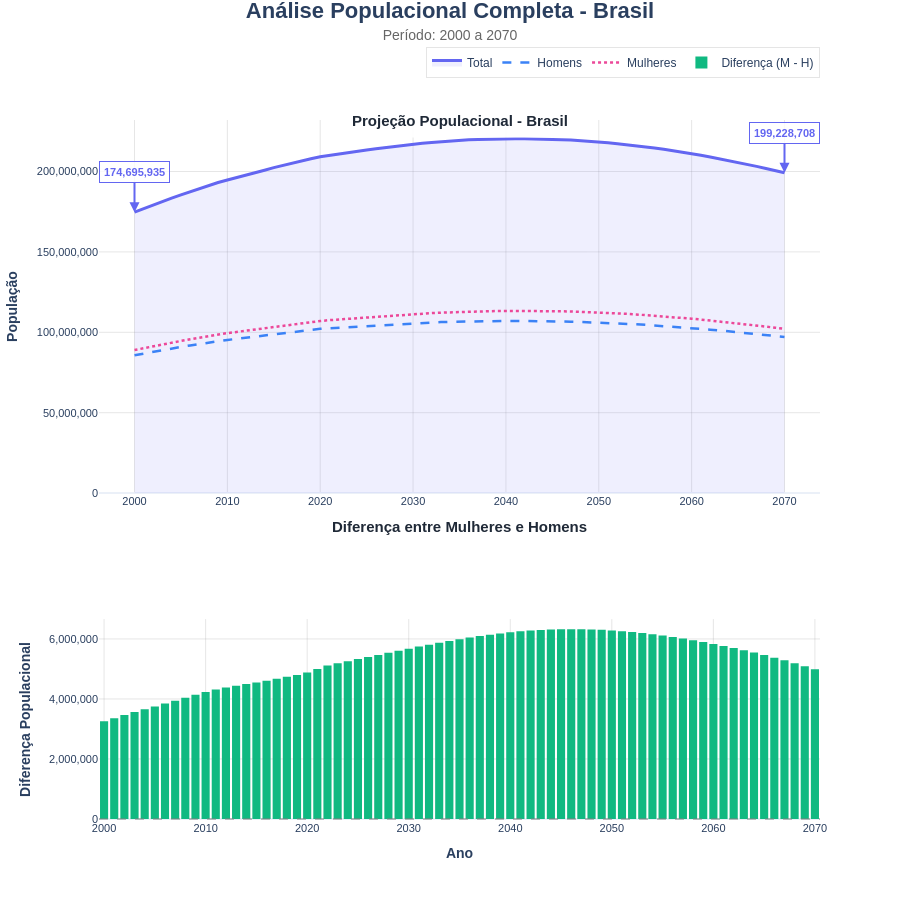

The notebook cell saved with this chart:
### Code cell
def criar_grafico_interativo(df, local='Brasil'):
    df_crescimento = preparar_dados_crescimento(df, local)
    
    fig = make_subplots(
        rows=2, cols=1,
        row_heights=[0.65, 0.35],
        subplot_titles=('', ''),  # Vazio - vamos adicionar manualmente
        vertical_spacing=0.18,
        specs=[[{"secondary_y": False}], [{"secondary_y": False}]]
    )
    
    # Paleta de cores moderna
    cores = {
        'ambos': '#6366f1',
        'homens': '#3b82f6',
        'mulheres': '#ec4899',
        'diferenca': '#10b981'
    }
    
    # ===== GRÁFICO PRINCIPAL =====
    fig.add_trace(go.Scatter(
        x=df_crescimento.index, 
        y=df_crescimento['Ambos'],
        name='Total',
        line=dict(color=cores['ambos'], width=3),
        fill='tozeroy',
        fillcolor='rgba(99, 102, 241, 0.1)',
        hovertemplate='<b>Ano:</b> %{x}<br><b>População Total:</b> %{y:,.0f}<extra></extra>'
    ), row=1, col=1)
    
    fig.add_trace(go.Scatter(
        x=df_crescimento.index, 
        y=df_crescimento['Homens'],
        name='Homens',
        line=dict(color=cores['homens'], width=2.5, dash='dash'),
        hovertemplate='<b>Ano:</b> %{x}<br><b>Homens:</b> %{y:,.0f}<extra></extra>'
    ), row=1, col=1)
    
    fig.add_trace(go.Scatter(
        x=df_crescimento.index, 
        y=df_crescimento['Mulheres'],
        name='Mulheres',
        line=dict(color=cores['mulheres'], width=2.5, dash='dot'),
        hovertemplate='<b>Ano:</b> %{x}<br><b>Mulheres:</b> %{y:,.0f}<extra></extra>'
    ), row=1, col=1)
    
    # Anotações nos extremos
    anos_destaque = [df_crescimento.index.min(), df_crescimento.index.max()]
    for ano in anos_destaque:
        if ano in df_crescimento.index:
            fig.add_annotation(
                x=ano,
                y=df_crescimento.loc[ano, 'Ambos'],
                text=f"<b>{df_crescimento.loc[ano, 'Ambos']:,.0f}</b>",
                showarrow=True,
                arrowhead=2,
                arrowsize=1,
                arrowwidth=2,
                arrowcolor=cores['ambos'],
                ax=0,
                ay=-40,
                font=dict(size=11, color=cores['ambos']),
                bgcolor='rgba(255, 255, 255, 0.8)',
                bordercolor=cores['ambos'],
                borderwidth=1,
                borderpad=4,
                row=1, col=1
            )
    
    # ===== GRÁFICO DE DIFERENÇA =====
    diferenca = df_crescimento['Mulheres'] - df_crescimento['Homens']
    step = max(1, len(diferenca) // 50)
    
    fig.add_trace(go.Bar(
        x=diferenca.index[::step], 
        y=diferenca.values[::step],
        name='Diferença (M - H)',
        marker=dict(
            color=cores['diferenca'],
            line=dict(width=0)
        ),
        hovertemplate='<b>Ano:</b> %{x}<br><b>Diferença:</b> %{y:,.0f}<extra></extra>'
    ), row=2, col=1)
    
    fig.add_hline(y=0, line_dash="dash", line_color="gray", 
                    opacity=0.5, row=2, col=1)
    
    # ===== LAYOUT GERAL =====
    fig.update_layout(
        height=900,
        showlegend=True,
        title={
            'text': f"<b style='font-size:22px'>Análise Populacional Completa - {local}</b><br>" +
                    f"<span style='font-size:14px; color:#666'>Período: {df_crescimento.index.min()} a {df_crescimento.index.max()}</span>",
            'x': 0.5,
            'xanchor': 'center',
            'y': 0.98,
            'yanchor': 'top',
            'pad': {'b': 30}
        },
        hovermode='x unified',
        template='plotly_white',
        legend=dict(
            orientation="h",
            yanchor="bottom",
            y=1.06,
            xanchor="right",
            x=1,
            font=dict(size=12),
            bgcolor='rgba(255, 255, 255, 0.9)',
            bordercolor='rgba(0, 0, 0, 0.1)',
            borderwidth=1
        ),
        font=dict(family="Arial, sans-serif", size=12),
        margin=dict(t=120, b=80, l=90, r=80)
    )
    
    # ===== ADICIONAR TÍTULOS DOS SUBPLOTS MANUALMENTE =====
    # Título do primeiro gráfico (Projeção) - POSIÇÃO AJUSTADA PARA CIMA
    fig.add_annotation(
        text=f"<b>Projeção Populacional - {local}</b>",
        xref="paper", yref="paper",
        x=0.5, y=0.975,  # ⬆️ AUMENTADO de 0.95 para 0.975
        xanchor='center', yanchor='bottom',
        showarrow=False,
        font=dict(size=15, color='#1f2937', family='Arial'),
        bgcolor='rgba(255, 255, 255, 0.9)',
        borderpad=8
    )
    
    # Título do segundo gráfico (Diferença)
    fig.add_annotation(
        text="<b>Diferença entre Mulheres e Homens</b>",
        xref="paper", yref="paper",
        x=0.5, y=0.395,
        xanchor='center', yanchor='bottom',
        showarrow=False,
        font=dict(size=15, color='#1f2937', family='Arial'),
        bgcolor='rgba(255, 255, 255, 0.9)',
        borderpad=8
    )
    
    # ===== EIXOS =====
    # Eixo X - Gráfico superior
    fig.update_xaxes(
        showgrid=True,
        gridwidth=1,
        gridcolor='rgba(128, 128, 128, 0.2)',
        row=1, col=1,
        title_font=dict(size=13),
        tickfont=dict(size=11)
    )
    
    # Eixo X - Gráfico inferior
    fig.update_xaxes(
        title_text="<b>Ano</b>", 
        title_standoff=15,
        row=2, col=1,
        showgrid=True,
        gridwidth=1,
        gridcolor='rgba(128, 128, 128, 0.2)',
        title_font=dict(size=14),
        tickfont=dict(size=11)
    )
    
    # Eixo Y - Gráfico superior
    fig.update_yaxes(
        title_text="<b>População</b>", 
        title_standoff=15,
        row=1, col=1,
        showgrid=True,
        gridwidth=1,
        gridcolor='rgba(128, 128, 128, 0.2)',
        tickformat=',',
        separatethousands=True,
        title_font=dict(size=14),
        tickfont=dict(size=11)
    )
    
    # Eixo Y - Gráfico inferior
    fig.update_yaxes(
        title_text="<b>Diferença Populacional</b>", 
        title_standoff=15,
        row=2, col=1,
        showgrid=True,
        gridwidth=1,
        gridcolor='rgba(128, 128, 128, 0.2)',
        tickformat=',',
        separatethousands=True,
        zeroline=True,
        title_font=dict(size=14),
        tickfont=dict(size=11)
    )
    
    return fig

# Uso
fig_interativo = criar_grafico_interativo(df, 'Brasil')
fig_interativo.show()

### Figure 1 — Plotly figure (JSON) as saved in the notebook; plotly's stock layout.template omitted (floating-point values rounded to 4 significant figures)
{"data": [{"fill": "tozeroy", "fillcolor": "rgba(99, 102, 241, 0.1)", "hovertemplate": "<b>Ano:</b> %{x}<br><b>População Total:</b> %{y:,.0f}<extra></extra>", "line": {"color": "#6366f1", "width": 3}, "name": "Total", "type": "scatter", "x": [2000, 2001, 2002, 2003, 2004, 2005, 2006, 2007, 2008, 2009, 2010, 2011, 2012, 2013, 2014, 2015, 2016, 2017, 2018, 2019, 2020, 2021, 2022, 2023, 2024, 2025, 2026, 2027, 2028, 2029, 2030, 2031, 2032, 2033, 2034, 2035, 2036, 2037, 2038, 2039, 2040, 2041, 2042, 2043, 2044, 2045, 2046, 2047, 2048, 2049, 2050, 2051, 2052, 2053, 2054, 2055, 2056, 2057, 2058, 2059, 2060, 2061, 2062, 2063, 2064, 2065, 2066, 2067, 2068, 2069, 2070], "xaxis": "x", "y": [174695935, 177003743, 179228254, 181377654, 183469593, 185518369, 187535030, 189458827, 191335196, 193174036, 194749329, 196158610, 197670620, 199226702, 200811131, 202403642, 203871925, 205211557, 206529038, 207900099, 209164889, 210103642, 210862983, 211695158, 212583750, 213421037, 214211951, 214959713, 215667282, 216337693, 216973093, 217562970, 218096284, 218574144, 218997707, 219367247, 219681891, 219940741, 220144140, 220292836, 220386440, 220425299, 220410205, 220341694, 220220282, 220045691, 219817347, 219535230, 219199916, 218811421, 218369418, 217873978, 217325473, 216724289, 216070026, 215362623, 214603069, 213793298, 212934075, 212025649, 211069036, 210066029, 209018787, 207928784, 206797115, 205625259, 204415091, 203168549, 201887385, 200573375, 199228708], "yaxis": "y"}, {"hovertemplate": "<b>Ano:</b> %{x}<br><b>Homens:</b> %{y:,.0f}<extra></extra>", "line": {"color": "#3b82f6", "dash": "dash", "width": 2.5}, "name": "Homens", "type": "scatter", "x": [2000, 2001, 2002, 2003, 2004, 2005, 2006, 2007, 2008, 2009, 2010, 2011, 2012, 2013, 2014, 2015, 2016, 2017, 2018, 2019, 2020, 2021, 2022, 2023, 2024, 2025, 2026, 2027, 2028, 2029, 2030, 2031, 2032, 2033, 2034, 2035, 2036, 2037, 2038, 2039, 2040, 2041, 2042, 2043, 2044, 2045, 2046, 2047, 2048, 2049, 2050, 2051, 2052, 2053, 2054, 2055, 2056, 2057, 2058, 2059, 2060, 2061, 2062, 2063, 2064, 2065, 2066, 2067, 2068, 2069, 2070], "xaxis": "x", "y": [85720706, 86821427, 87882321, 88907299, 89905311, 90883721, 91844283, 92758219, 93648115, 94518589, 95258934, 95921330, 96643211, 97392749, 98158110, 98927365, 99630921, 100267821, 100895555, 101551234, 102140954, 102550853, 102875114, 103251553, 103662286, 104046624, 104407312, 104746113, 105064770, 105364951, 105648021, 105909034, 106142763, 106349934, 106531317, 106687253, 106817516, 106921810, 107000506, 107054130, 107082617, 107086272, 107065665, 107021158, 106953032, 106861156, 106745265, 106605329, 106441602, 106254053, 106042456, 105806778, 105547130, 105263647, 104956008, 104624077, 104268257, 103889401, 103487814, 103063499, 102616906, 102148948, 101660681, 101152938, 100626221, 100081288, 99519155, 98940863, 98347377, 97739608, 97118626], "yaxis": "y"}, {"hovertemplate": "<b>Ano:</b> %{x}<br><b>Mulheres:</b> %{y:,.0f}<extra></extra>", "line": {"color": "#ec4899", "dash": "dot", "width": 2.5}, "name": "Mulheres", "type": "scatter", "x": [2000, 2001, 2002, 2003, 2004, 2005, 2006, 2007, 2008, 2009, 2010, 2011, 2012, 2013, 2014, 2015, 2016, 2017, 2018, 2019, 2020, 2021, 2022, 2023, 2024, 2025, 2026, 2027, 2028, 2029, 2030, 2031, 2032, 2033, 2034, 2035, 2036, 2037, 2038, 2039, 2040, 2041, 2042, 2043, 2044, 2045, 2046, 2047, 2048, 2049, 2050, 2051, 2052, 2053, 2054, 2055, 2056, 2057, 2058, 2059, 2060, 2061, 2062, 2063, 2064, 2065, 2066, 2067, 2068, 2069, 2070], "xaxis": "x", "y": [88975229, 90182316, 91345933, 92470355, 93564282, 94634648, 95690747, 96700608, 97687081, 98655447, 99490395, 100237280, 101027409, 101833953, 102653021, 103476277, 104241004, 104943736, 105633483, 106348865, 107023935, 107552789, 107987869, 108443605, 108921464, 109374413, 109804639, 110213600, 110602512, 110972742, 111325072, 111653936, 111953521, 112224210, 112466390, 112679994, 112864375, 113018931, 113143634, 113238706, 113303823, 113339027, 113344540, 113320536, 113267250, 113184535, 113072082, 112929901, 112758314, 112557368, 112326962, 112067200, 111778343, 111460642, 111114018, 110738546, 110334812, 109903897, 109446261, 108962150, 108452130, 107917081, 107358106, 106775846, 106170894, 105543971, 104895936, 104227686, 103540008, 102833767, 102110082], "yaxis": "y"}, {"hovertemplate": "<b>Ano:</b> %{x}<br><b>Diferença:</b> %{y:,.0f}<extra></extra>", "marker": {"color": "#10b981", "line": {"width": 0}}, "name": "Diferença (M - H)", "type": "bar", "x": [2000, 2001, 2002, 2003, 2004, 2005, 2006, 2007, 2008, 2009, 2010, 2011, 2012, 2013, 2014, 2015, 2016, 2017, 2018, 2019, 2020, 2021, 2022, 2023, 2024, 2025, 2026, 2027, 2028, 2029, 2030, 2031, 2032, 2033, 2034, 2035, 2036, 2037, 2038, 2039, 2040, 2041, 2042, 2043, 2044, 2045, 2046, 2047, 2048, 2049, 2050, 2051, 2052, 2053, 2054, 2055, 2056, 2057, 2058, 2059, 2060, 2061, 2062, 2063, 2064, 2065, 2066, 2067, 2068, 2069, 2070], "xaxis": "x2", "y": [3254523, 3360889, 3463612, 3563056, 3658971, 3750927, 3846464, 3942389, 4038966, 4136858, 4231461, 4315950, 4384198, 4441204, 4494911, 4548912, 4610083, 4675915, 4737928, 4797631, 4882981, 5001936, 5112755, 5192052, 5259178, 5327789, 5397327, 5467487, 5537742, 5607791, 5677051, 5744902, 5810758, 5874276, 5935073, 5992741, 6046859, 6097121, 6143128, 6184576, 6221206, 6252755, 6278875, 6299378, 6314218, 6323379, 6326817, 6324572, 6316712, 6303315, 6284506, 6260422, 6231213, 6196995, 6158010, 6114469, 6066555, 6014496, 5958447, 5898651, 5835224, 5768133, 5697425, 5622908, 5544673, 5462683, 5376781, 5286823, 5192631, 5094159, 4991456], "yaxis": "y2"}], "layout": {"annotations": [{"arrowcolor": "#6366f1", "arrowhead": 2, "arrowsize": 1, "arrowwidth": 2, "ax": 0, "ay": -40, "bgcolor": "rgba(255, 255, 255, 0.8)", "bordercolor": "#6366f1", "borderpad": 4, "borderwidth": 1, "font": {"color": "#6366f1", "size": 11}, "showarrow": true, "text": "<b>174,695,935</b>", "x": 2000, "xref": "x", "y": 174695935, "yref": "y"}, {"arrowcolor": "#6366f1", "arrowhead": 2, "arrowsize": 1, "arrowwidth": 2, "ax": 0, "ay": -40, "bgcolor": "rgba(255, 255, 255, 0.8)", "bordercolor": "#6366f1", "borderpad": 4, "borderwidth": 1, "font": {"color": "#6366f1", "size": 11}, "showarrow": true, "text": "<b>199,228,708</b>", "x": 2070, "xref": "x", "y": 199228708, "yref": "y"}, {"bgcolor": "rgba(255, 255, 255, 0.9)", "borderpad": 8, "font": {"color": "#1f2937", "family": "Arial", "size": 15}, "showarrow": false, "text": "<b>Projeção Populacional - Brasil</b>", "x": 0.5, "xanchor": "center", "xref": "paper", "y": 0.975, "yanchor": "bottom", "yref": "paper"}, {"bgcolor": "rgba(255, 255, 255, 0.9)", "borderpad": 8, "font": {"color": "#1f2937", "family": "Arial", "size": 15}, "showarrow": false, "text": "<b>Diferença entre Mulheres e Homens</b>", "x": 0.5, "xanchor": "center", "xref": "paper", "y": 0.395, "yanchor": "bottom", "yref": "paper"}], "font": {"family": "Arial, sans-serif", "size": 12}, "height": 900, "hovermode": "x unified", "legend": {"bgcolor": "rgba(255, 255, 255, 0.9)", "bordercolor": "rgba(0, 0, 0, 0.1)", "borderwidth": 1, "font": {"size": 12}, "orientation": "h", "x": 1, "xanchor": "right", "y": 1.06, "yanchor": "bottom"}, "margin": {"b": 80, "l": 90, "r": 80, "t": 120}, "shapes": [{"line": {"color": "gray", "dash": "dash"}, "opacity": 0.5, "type": "line", "x0": 0, "x1": 1, "xref": "x2 domain", "y0": 0, "y1": 0, "yref": "y2"}], "showlegend": true, "title": {"pad": {"b": 30}, "text": "<b style='font-size:22px'>Análise Populacional Completa - Brasil</b><br><span style='font-size:14px; color:#666'>Período: 2000 a 2070</span>", "x": 0.5, "xanchor": "center", "y": 0.98, "yanchor": "top"}, "xaxis": {"anchor": "y", "domain": [0, 1], "gridcolor": "rgba(128, 128, 128, 0.2)", "gridwidth": 1, "showgrid": true, "tickfont": {"size": 11}, "title": {"font": {"size": 13}}}, "xaxis2": {"anchor": "y2", "domain": [0, 1], "gridcolor": "rgba(128, 128, 128, 0.2)", "gridwidth": 1, "showgrid": true, "tickfont": {"size": 11}, "title": {"font": {"size": 14}, "standoff": 15, "text": "<b>Ano</b>"}}, "yaxis": {"anchor": "x", "domain": [0.467, 1], "gridcolor": "rgba(128, 128, 128, 0.2)", "gridwidth": 1, "separatethousands": true, "showgrid": true, "tickfont": {"size": 11}, "tickformat": ",", "title": {"font": {"size": 14}, "standoff": 15, "text": "<b>População</b>"}}, "yaxis2": {"anchor": "x2", "domain": [0, 0.287], "gridcolor": "rgba(128, 128, 128, 0.2)", "gridwidth": 1, "separatethousands": true, "showgrid": true, "tickfont": {"size": 11}, "tickformat": ",", "title": {"font": {"size": 14}, "standoff": 15, "text": "<b>Diferença Populacional</b>"}, "zeroline": true}}}
